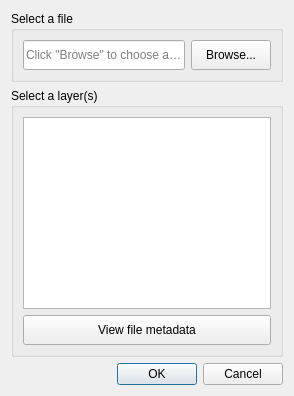
<?xml version="1.0" encoding="UTF-8"?>
<ui version="4.0">
 <class>DlgDataIOLoadTE</class>
 <widget class="QDialog" name="DlgDataIOLoadTE">
  <property name="windowModality">
   <enum>Qt::ApplicationModal</enum>
  </property>
  <property name="geometry">
   <rect>
    <x>0</x>
    <y>0</y>
    <width>294</width>
    <height>377</height>
   </rect>
  </property>
  <property name="sizePolicy">
   <sizepolicy hsizetype="Fixed" vsizetype="Fixed">
    <horstretch>0</horstretch>
    <verstretch>0</verstretch>
   </sizepolicy>
  </property>
  <property name="windowTitle">
   <string>Open a MISLAND file</string>
  </property>
  <layout class="QGridLayout" name="gridLayout">
   <item row="4" column="0">
    <widget class="QDialogButtonBox" name="buttonBox">
     <property name="standardButtons">
      <set>QDialogButtonBox::Cancel|QDialogButtonBox::Ok</set>
     </property>
    </widget>
   </item>
   <item row="1" column="0">
    <widget class="QGroupBox" name="groupBox">
     <property name="sizePolicy">
      <sizepolicy hsizetype="Preferred" vsizetype="Minimum">
       <horstretch>0</horstretch>
       <verstretch>0</verstretch>
      </sizepolicy>
     </property>
     <property name="title">
      <string>Select a layer(s)</string>
     </property>
     <layout class="QVBoxLayout" name="verticalLayout_2">
      <item>
       <widget class="QListView" name="layers_view">
        <property name="sizePolicy">
         <sizepolicy hsizetype="Expanding" vsizetype="Expanding">
          <horstretch>0</horstretch>
          <verstretch>0</verstretch>
         </sizepolicy>
        </property>
        <property name="minimumSize">
         <size>
          <width>200</width>
          <height>150</height>
         </size>
        </property>
        <property name="selectionMode">
         <enum>QAbstractItemView::ExtendedSelection</enum>
        </property>
       </widget>
      </item>
      <item>
       <widget class="QPushButton" name="btn_view_metadata">
        <property name="sizePolicy">
         <sizepolicy hsizetype="Minimum" vsizetype="Minimum">
          <horstretch>0</horstretch>
          <verstretch>0</verstretch>
         </sizepolicy>
        </property>
        <property name="minimumSize">
         <size>
          <width>0</width>
          <height>30</height>
         </size>
        </property>
        <property name="text">
         <string>View file metadata</string>
        </property>
       </widget>
      </item>
     </layout>
    </widget>
   </item>
   <item row="0" column="0">
    <widget class="QGroupBox" name="data_file_box">
     <property name="sizePolicy">
      <sizepolicy hsizetype="Preferred" vsizetype="Minimum">
       <horstretch>0</horstretch>
       <verstretch>0</verstretch>
      </sizepolicy>
     </property>
     <property name="title">
      <string>Select a file</string>
     </property>
     <layout class="QHBoxLayout" name="horizontalLayout">
      <item>
       <widget class="QLineEdit" name="file_lineedit">
        <property name="sizePolicy">
         <sizepolicy hsizetype="Expanding" vsizetype="Minimum">
          <horstretch>0</horstretch>
          <verstretch>0</verstretch>
         </sizepolicy>
        </property>
        <property name="minimumSize">
         <size>
          <width>0</width>
          <height>30</height>
         </size>
        </property>
        <property name="readOnly">
         <bool>true</bool>
        </property>
        <property name="placeholderText">
         <string>Click &quot;Browse&quot; to choose a file...</string>
        </property>
       </widget>
      </item>
      <item>
       <widget class="QPushButton" name="file_browse_btn">
        <property name="sizePolicy">
         <sizepolicy hsizetype="Minimum" vsizetype="Minimum">
          <horstretch>0</horstretch>
          <verstretch>0</verstretch>
         </sizepolicy>
        </property>
        <property name="minimumSize">
         <size>
          <width>0</width>
          <height>30</height>
         </size>
        </property>
        <property name="text">
         <string>Browse...</string>
        </property>
       </widget>
      </item>
     </layout>
    </widget>
   </item>
  </layout>
 </widget>
 <resources/>
 <connections/>
</ui>
